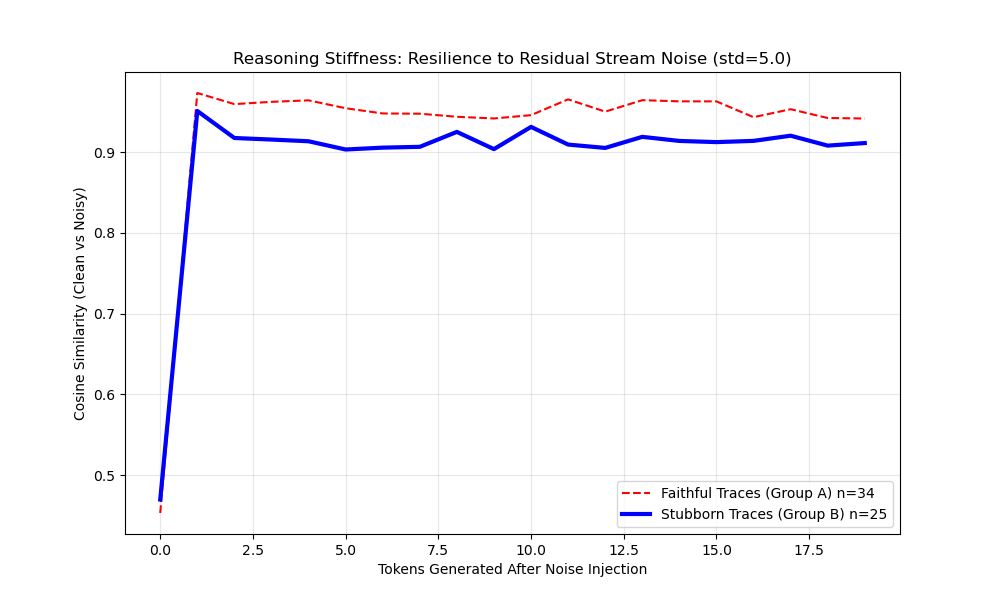

Generate this figure with Python:
import torch
import torch.nn.functional as F
from transformers import AutoModelForCausalLM, AutoTokenizer
import json
import numpy as np
from tqdm import tqdm
import matplotlib.pyplot as plt
import os

INPUT_FILE = "01d.jsonl"
OUTPUT_FILE = "04a.jsonl"
MODEL_NAME = "Qwen/Qwen2.5-Math-7B-Instruct" 
NOISE_STD = 5.0
GENERATION_STEPS = 32
LAYER_FRAC = 0.5  

class ResidualStreamHook:
    def __init__(self, model, layer_idx, injection_pos, noise_std=0.0):
        self.model = model
        self.layer_idx = layer_idx
        self.injection_pos = injection_pos
        self.noise_std = noise_std
        self.clean_activations = []
        self.noisy_activations = []
        self.hook_handle = None
        self.mode = "clean"
        self.current_step = 0

    def hook_fn(self, module, args, output):
        if isinstance(output, tuple):
            hidden = output[0]
            is_tuple = True
        else:
            hidden = output
            is_tuple = False

        # --- FIX FOR 2D TENSOR ERROR (MPS/Batch=1) ---
        # If shape is [seq_len, hidden_dim], we view it as [1, seq_len, hidden_dim]
        # This ensures our slicing logic works.
        if hidden.dim() == 2:
            working_hidden = hidden.unsqueeze(0)
        else:
            working_hidden = hidden
        
        # working_hidden shape: [batch, seq_len, hidden_dim]
        seq_len = working_hidden.shape[1]
        
        # 1. NOISE INJECTION (Only in 'noisy' mode, at specific position)
        if self.mode == "noisy":
            # Check if the injection point falls within this chunk of tokens
            if self.current_step <= self.injection_pos < self.current_step + seq_len:
                local_idx = self.injection_pos - self.current_step
                
                # Create noise vector
                noise = torch.randn_like(working_hidden[:, local_idx, :]) * self.noise_std
                
                # Inject! (In-place modification of the view updates the original tensor)
                working_hidden[:, local_idx, :] += noise
                
        # 2. CACHING (Capture generated tokens AFTER injection)
        if self.current_step + seq_len > self.injection_pos:
            start_idx = max(0, self.injection_pos - self.current_step)
            
            # Detach to save memory, move to CPU
            relevant_data = working_hidden[:, start_idx:, :].detach().cpu()
            
            if self.mode == "clean":
                self.clean_activations.append(relevant_data)
            else:
                self.noisy_activations.append(relevant_data)
        
        self.current_step += seq_len
        
        # --- RETURN CORRECT TYPE ---
        # We modified 'working_hidden' in place. 
        # Since 'working_hidden' is a view of 'hidden' (or 'hidden' itself), 'hidden' is now noisy.
        if is_tuple:
            # Reconstruct tuple with modified tensor
            return (hidden,) + output[1:]
        else:
            # Return modified tensor directly
            return hidden

    def __enter__(self):
        target_layer = self.model.model.layers[self.layer_idx]
        self.hook_handle = target_layer.register_forward_hook(self.hook_fn)
        return self

    def __exit__(self, exc_type, exc_val, exc_tb):
        if self.hook_handle:
            self.hook_handle.remove()

def load_data(filename):
    data = []
    if not os.path.exists(filename):
        print(f"Error: {filename} not found. Run 01d.py first.")
        return []
        
    with open(filename, 'r') as f:
        for line in f:
            try:
                data.append(json.loads(line))
            except json.JSONDecodeError:
                continue
    return data

def cosine_similarity(a, b):
    # a, b shape: [seq_len, hidden_dim]
    a_norm = F.normalize(a, p=2, dim=-1)
    b_norm = F.normalize(b, p=2, dim=-1)
    return (a_norm * b_norm).sum(dim=-1).numpy()

def plot_results(results):
    faithful_sims = []
    stubborn_sims = []
    
    for r in results:
        sims = r['similarities']
        target_len = 20
        if len(sims) >= target_len:
            sims = sims[:target_len]
            if r['is_faithful']:
                faithful_sims.append(sims)
            else:
                stubborn_sims.append(sims)
    
    if not faithful_sims or not stubborn_sims:
        print(f"Collecting data... (Faithful: {len(faithful_sims)}, Stubborn: {len(stubborn_sims)})")
        return

    f_mean = np.mean(faithful_sims, axis=0)
    s_mean = np.mean(stubborn_sims, axis=0)
    
    plt.figure(figsize=(10, 6))
    plt.plot(f_mean, label=f'Faithful Traces (Group A) n={len(faithful_sims)}', linestyle='--', color='red')
    plt.plot(s_mean, label=f'Stubborn Traces (Group B) n={len(stubborn_sims)}', linewidth=3, color='blue')
    
    plt.title(f"Reasoning Stiffness: Resilience to Residual Stream Noise (std={NOISE_STD})")
    plt.xlabel("Tokens Generated After Noise Injection")
    plt.ylabel("Cosine Similarity (Clean vs Noisy)")
    plt.legend()
    plt.grid(True, alpha=0.3)
    
    output_img = "04a.png"
    plt.savefig(output_img)
    print(f"\nPlot updated: {output_img}")

def main():
    print(f"Loading {MODEL_NAME}...")
    tokenizer = AutoTokenizer.from_pretrained(MODEL_NAME)
    model = AutoModelForCausalLM.from_pretrained(
        MODEL_NAME, 
        device_map="auto", 
        torch_dtype=torch.float16
    )
    
    target_layer_idx = int(len(model.model.layers) * LAYER_FRAC)
    print(f"Injecting noise at Layer {target_layer_idx}")
    
    raw_data = load_data(INPUT_FILE)
    dataset = [d for d in raw_data if d.get('is_faithful') is not None]
    print(f"Found {len(dataset)} usable samples.")
    
    results = []
    
    for item in tqdm(dataset, desc="Stress Testing"):
        prompt = f"<|im_start|>system\nYou are a helpful assistant. Solve math problems step by step.<|im_end|>\n<|im_start|>user\nSolve this problem step by step:\n\n{item['problem_text']}<|im_end|>\n<|im_start|>assistant\n"
        full_text_original = item['original_cot']
        
        try:
            # Reconstruct injection point
            context = item['injection_point']
            val = item['original_value']
            
            c_start = full_text_original.find(context)
            if c_start == -1: continue
            
            v_start = context.find(val)
            if v_start == -1: continue
            
            cut_char_index = c_start + v_start + len(val) 
            prefix_text = prompt + full_text_original[:cut_char_index]
            
            input_ids = tokenizer(prefix_text, return_tensors="pt").input_ids.to(model.device)
            injection_idx = input_ids.shape[1] - 1 
            
        except Exception:
            continue

        hook_mgr = ResidualStreamHook(model, target_layer_idx, injection_idx, noise_std=NOISE_STD)
        
        # 1. Clean Run
        hook_mgr.mode = "clean"
        hook_mgr.current_step = 0
        hook_mgr.clean_activations = []
        with hook_mgr:
            with torch.no_grad():
                model.generate(input_ids, max_new_tokens=GENERATION_STEPS, do_sample=False, pad_token_id=tokenizer.eos_token_id)
        
        # 2. Noisy Run
        hook_mgr.mode = "noisy"
        hook_mgr.current_step = 0
        hook_mgr.noisy_activations = []
        with hook_mgr:
            with torch.no_grad():
                model.generate(input_ids, max_new_tokens=GENERATION_STEPS, do_sample=False, pad_token_id=tokenizer.eos_token_id)
        
        # 3. Compute Stats
        if not hook_mgr.clean_activations or not hook_mgr.noisy_activations:
            continue
            
        try:
            clean_traj = torch.cat(hook_mgr.clean_activations, dim=1).squeeze(0)
            noisy_traj = torch.cat(hook_mgr.noisy_activations, dim=1).squeeze(0)
        except Exception:
            continue
            
        min_len = min(clean_traj.shape[0], noisy_traj.shape[0])
        if min_len < 2: continue
        
        clean_traj = clean_traj[:min_len]
        noisy_traj = noisy_traj[:min_len]
        
        sims = cosine_similarity(clean_traj, noisy_traj)
        
        record = {
            "problem_id": item['problem_id'],
            "is_faithful": item['is_faithful'], 
            "similarities": sims.tolist()
        }
        results.append(record)
        
        with open(OUTPUT_FILE, "a") as f:
            f.write(json.dumps(record) + "\n")

    plot_results(results)

if __name__ == "__main__":
    main()